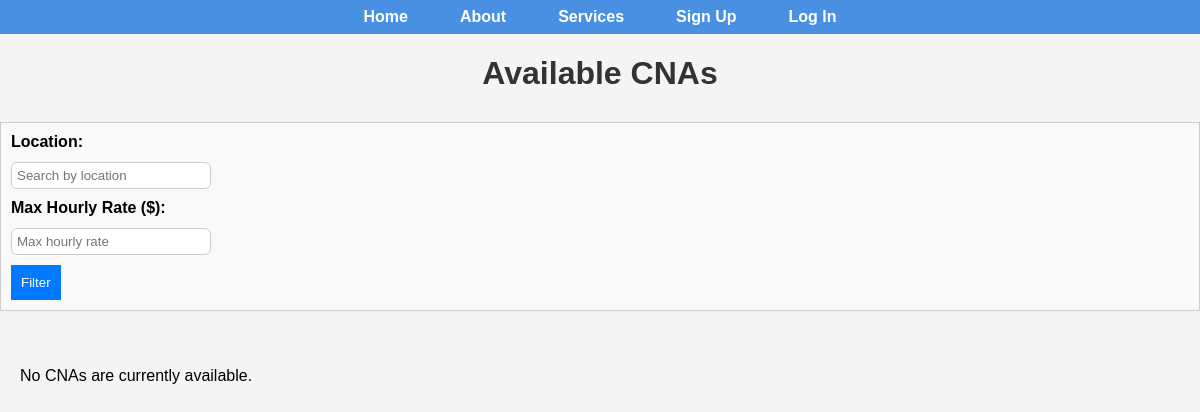
The app's page /cna-list/, older data.
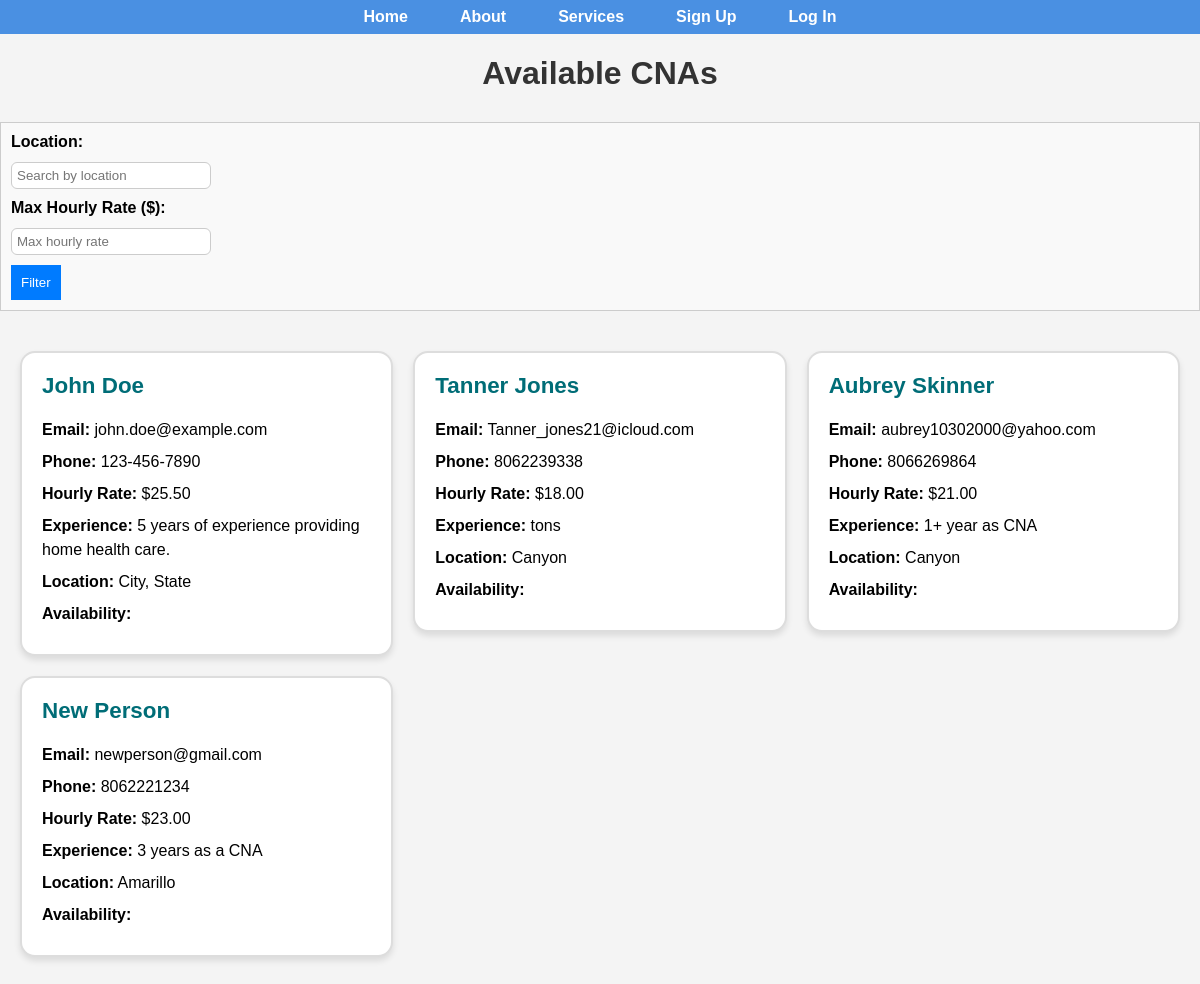
The same page, newer data.
### core/models.py (models this page shows, shortened)
class CNAListing(models.Model):
    first_name = models.CharField(max_length=100)
    last_name = models.CharField(max_length=100)
    email = models.EmailField()
    phone_number = models.CharField(max_length=15)
    hourly_rate = models.DecimalField(max_digits=5, decimal_places=2)
    experience = models.TextField()
    location = models.CharField(max_length=255)
    availability = models.TextField()

### core/views.py (the view)
# urls.py: path('cna-list/', views.cna_list, name='cna_list'),
def cna_list(request):
    location_filter = request.GET.get('location', '')
    experience_filter = request.GET.get('experience', '')
    hourly_rate_filter = request.GET.get('hourly_rate', '')
    cnas = CNAListing.objects.all()
    if location_filter:
        cnas = cnas.filter(location__icontains=location_filter)
    if experience_filter:
        cnas = cnas.filter(experience__icontains=experience_filter)
    if hourly_rate_filter:
        try:
            cnas = cnas.filter(hourly_rate__lte=float(hourly_rate_filter))
        except ValueError:
            pass  # If the filter is not a valid number, ignore the filter
    return render(request, 'cna_list.html', {'cnas': cnas})

### templates/cna_list.html
{% extends 'base.html' %}
{% block content %}
<h1 class="page-title">Available CNAs</h1>
<div class="filter-form">
  <form method="GET" action="{% url 'cna_list' %}">
    <div class="form-group">
      <label for="location">Location:</label>
      <input type="text" id="location" name="location" placeholder="Search by location" value="{{ request.GET.location }}">
    </div>
    <div class="form-group">
      <label for="hourly_rate">Max Hourly Rate ($):</label>
      <input type="number" id="hourly_rate" name="hourly_rate" placeholder="Max hourly rate" value="{{ request.GET.hourly_rate }}">
    </div>
    <button type="submit" class="submit-btn">Filter</button>
  </form>
</div>
<div class="cna-container">
  {% for cna in cnas %}
  <a href="{% url 'contact_cna' cna.id %}" class="cna-link">
    <div class="cna-card">
      <h2>{{ cna.first_name }} {{ cna.last_name }}</h2>
      <p><strong>Email:</strong> {{ cna.email }}</p>
      <p><strong>Phone:</strong> {{ cna.phone_number }}</p>
      <p><strong>Hourly Rate:</strong> ${{ cna.hourly_rate }}</p>
      <p><strong>Experience:</strong> {{ cna.experience }}</p>
      <p><strong>Location:</strong> {{ cna.location }}</p>
      <p><strong>Availability:</strong> {{ cna.availability|json_script:"availability" }}</p>
    </div>
  </a>
  {% empty %}
  <p>No CNAs are currently available.</p>
  {% endfor %}
</div>
{% endblock %}

### templates/base.html (shortened to what this page needs)
{% load static %}
<!DOCTYPE html>
<html lang="en">
<head>
  <link rel="stylesheet" href="{% static 'css/styles.css' %}">
</head>
<body class="home-container">
  <header>
    <nav class="site-nav">
      <ul>
        <li><a href="{% url 'home' %}">Home</a></li>
        <li><a href="{% url 'about' %}">About</a></li>
        <li><a href="{% url 'services' %}">Services</a></li>
        {% if user.is_authenticated %}
          {% if user.is_cna %}
            <li><a href="{% url 'create_listing' %}">Create Listing</a></li>
          {% elif user.is_client %}
            <li><a href="{% url 'cna_list' %}">Browse Available CNAs</a></li>
          {% endif %}
          <li><a href="{% url 'contact' %}">Contact</a></li>
          <li><a href="{% url 'notifications' %}">Notifications</a></li>
          <form action="{% url 'logout' %}" method="post" style="display: inline;">
            {% csrf_token %}
            <li><button type="submit" style="background:none; border:none; color:blue; cursor:pointer;">Log Out</button></li>
          </form>
          <li>Logged in as {{ user.username }}</li>
        {% else %}
          <li><a href="{% url 'register' %}">Sign Up</a></li>
          <li><a href="{% url 'login' %}">Log In</a></li>
        {% endif %}
      </ul>
    </nav>
  </header>
  <main>
    {% block content %}{% endblock %}
  </main>
</body>
</html>

### static/css/styles.css (style rules this page uses)
html, body { height: 100%; font-family: Arial, sans-serif; margin: 0; background-color: #f4f4f4; display: flex; flex-direction: column; }
main { flex: 1; padding-bottom: 20px; }
.site-nav { background-color: #4a90e2; }
.site-nav ul { display: flex; list-style: none; margin: 0; padding: 0.5rem 1rem; justify-content: center; }
.site-nav li { margin: 0 1rem; }
.site-nav a { color: white; text-decoration: none; font-weight: bold; padding: 10px; }
.page-title { text-align: center; margin-bottom: 30px; font-size: 2rem; color: #333; }
.cna-container { display: grid; grid-template-columns: repeat(auto-fit, minmax(300px, 1fr)); gap: 20px; padding: 20px; }
.cna-card { background-color: #ffffff; border: 2px solid #ddd; border-radius: 15px; padding: 20px; box-shadow: 0 4px 6px rgba(0, 0, 0, 0.1); transition: transform 0.3s ease-in-out, border-color 0.3s ease, box-shadow 0.3s ease; }
.cna-card h2 { margin-top: 0; color: #006d77; font-size: 1.4rem; }
.cna-card p { margin: 8px 0; line-height: 1.5; }
.cna-container .cna-card { background-color: #ffffff; border: 2px solid #ddd !important; border-radius: 15px; padding: 20px; box-shadow: 0 4px 6px rgba(0, 0, 0, 0.1); transition: transform 0.3s ease-in-out, border-color 0.3s ease, box-shadow 0.3s ease; }
.cna-link { text-decoration: none; color: inherit; }
.form-group { margin-bottom: 18px; text-align: left; }
.form-group label { display: block; margin-bottom: 6px; font-weight: 600; }
.form-group input { width: 100%; padding: 10px; border-radius: 6px; border: 1px solid #ccc; box-sizing: border-box; }
.filter-form { margin-bottom: 20px; padding: 10px; border: 1px solid #ccc; background-color: #f9f9f9; }
.filter-form .form-group { margin-bottom: 10px; }
.filter-form input { width: 200px; padding: 5px; margin-top: 5px; }
.filter-form button { padding: 10px; background-color: #007bff; color: white; border: none; cursor: pointer; }

Row changes from the older to the newer data that the page shows:
added CNAListing: first_name "John", last_name "Doe", email "john.doe@example.com", phone_number "123-456-7890", hourly_rate "25.50", experience "5 years of experience providing home health care.", location "City, State"
added CNAListing: first_name "Tanner", last_name "Jones", email "Tanner_jones21@icloud.com", phone_number "8062239338", hourly_rate "18.00", experience "tons", location "Canyon"
added CNAListing: first_name "Aubrey", last_name "Skinner", email "aubrey10302000@yahoo.com", phone_number "8066269864", hourly_rate "21.00", experience "1+ year as CNA", location "Canyon"
added CNAListing: first_name "New", last_name "Person", email "newperson@gmail.com", phone_number "8062221234", hourly_rate "23.00", experience "3 years as a CNA", location "Amarillo"
Text that changed along with them:
text no longer shown: "No CNAs are currently available."
